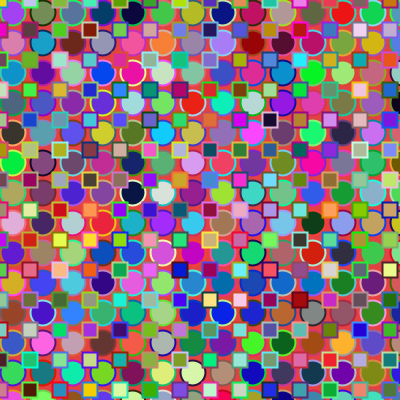
Frame 1 (no input)
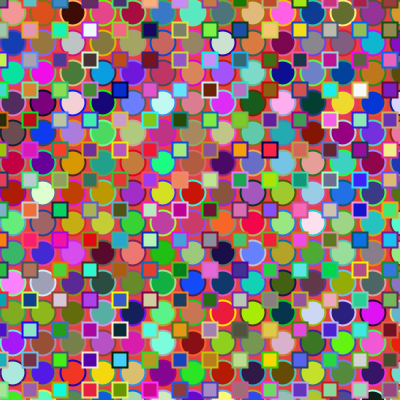
Frame 60 (the mouse pressed at the canvas centre just before this capture)
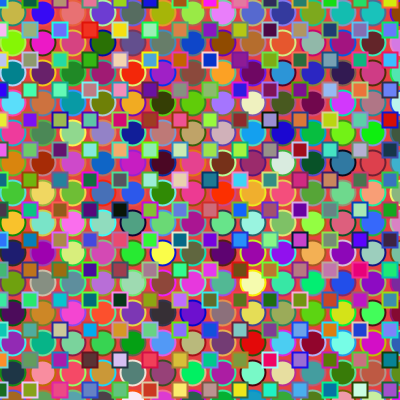
Frame 120 (the mouse held since frame 60 and released just before this capture)

The Processing sketch that drew these frames (run headless with seeded random() and noise(); from frame 60 on, the mouse is pressed at the canvas centre):

// Processing sketch: processing_90599
// ── processing_90599.pde

void setup(){
size (400,400);
smooth();
}
void draw(){
background(229,65,65);
ellipseMode(CORNER);
for(int yPos = 0; yPos <400; yPos += 30){
for(int xPos = 0; xPos < 400; xPos += 30){
fill(random(0,255),random(0,255),random(0,255));
strokeWeight (2);
stroke(random(0,255),random(0,255),random(0,255));
ellipse(xPos,yPos,25,25);
}
}
rectMode(CENTER);
for(int yPos = 0; yPos <800; yPos += 30){
for(int xPos = 0; xPos < 800; xPos += 30){
fill(random(0,255),random(0,255),random(0,255));
stroke(random(0,255),random(0,255),random(0,255));
rect (xPos,yPos,15,15);
}
}
delay(100);
}
